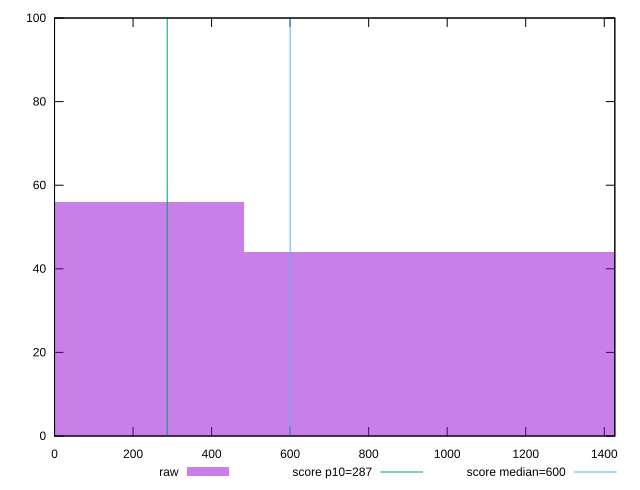

This figure's gnuplot source:
reset

$raw <<EOF
965.8951183216283 44
0 56
EOF

set key outside below
set boxwidth 965.8951183216283
set xrange [0:1426.9009999999998]
set yrange [0:100]
set trange [0:100]
set style fill transparent solid 0.5 noborder

set parametric
set terminal svg size 640, 490 enhanced background rgb 'white'
set output "reports/report_00027_2021-02-24T12-40-31.850Z/total-blocking-time/samples/agenda/raw/histogram.svg"

plot $raw title "raw" with boxes, \
     287,t title "score p10=287", \
     600,t title "score median=600"

reset
